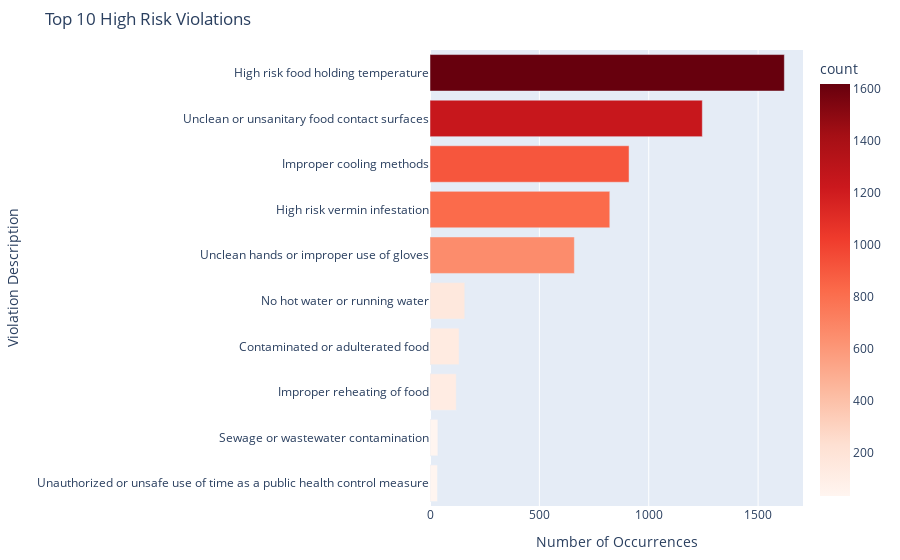

The notebook cell saved with this chart:
### Markdown cell above
High risk violations make up 10.79% of all violations

### Code cell
import plotly.express as px

high_risk = sf_phi[sf_phi['risk_category'].str.lower() == 'high risk']

# 2. Get top 10 violation descriptions
top_10_high = high_risk['violation_description'].value_counts().nlargest(10)

# 3. Convert to DataFrame for catplot
top_10_df = top_10_high.reset_index()
top_10_df.columns = ['violation_description', 'count']

# 4. Create interactive bar chart with Plotly
fig = px.bar(
    top_10_df,
    x='count',
    y='violation_description',
    orientation='h',
    color='count',
    color_continuous_scale='Reds',
    title='Top 10 High Risk Violations'
)

fig.update_layout(
    xaxis_title='Number of Occurrences',
    yaxis_title='Violation Description',
    yaxis={'categoryorder': 'total ascending'},  # keeps order of bars
    margin=dict(l=100, r=20, t=50, b=50)
)

fig.show()

### Figure 1 — Plotly figure (JSON) as saved in the notebook; plotly's stock layout.template omitted (floating-point values rounded to 4 significant figures)
{"data": [{"hovertemplate": "count=%{marker.color}<br>violation_description=%{y}<extra></extra>", "legendgroup": "", "marker": {"color": [1620, 1245, 910, 822, 660, 159, 133, 120, 36, 34], "coloraxis": "coloraxis", "pattern": {"shape": ""}}, "name": "", "orientation": "h", "showlegend": false, "textposition": "auto", "x": [1620, 1245, 910, 822, 660, 159, 133, 120, 36, 34], "xaxis": "x", "y": ["High risk food holding temperature", "Unclean or unsanitary food contact surfaces", "Improper cooling methods", "High risk vermin infestation", "Unclean hands or improper use of gloves", "No hot water or running water", "Contaminated or adulterated food", "Improper reheating of food", "Sewage or wastewater contamination", "Unauthorized or unsafe use of time as a public health control measure"], "yaxis": "y", "type": "bar"}], "layout": {"xaxis": {"anchor": "y", "domain": [0.0, 1.0], "title": {"text": "Number of Occurrences"}}, "yaxis": {"anchor": "x", "domain": [0.0, 1.0], "title": {"text": "Violation Description"}, "categoryorder": "total ascending"}, "coloraxis": {"colorbar": {"title": {"text": "count"}}, "colorscale": [[0.0, "rgb(255,245,240)"], [0.125, "rgb(254,224,210)"], [0.25, "rgb(252,187,161)"], [0.375, "rgb(252,146,114)"], [0.5, "rgb(251,106,74)"], [0.625, "rgb(239,59,44)"], [0.75, "rgb(203,24,29)"], [0.875, "rgb(165,15,21)"], [1.0, "rgb(103,0,13)"]]}, "legend": {"tracegroupgap": 0}, "title": {"text": "Top 10 High Risk Violations"}, "barmode": "relative", "margin": {"l": 100, "r": 20, "t": 50, "b": 50}}}
